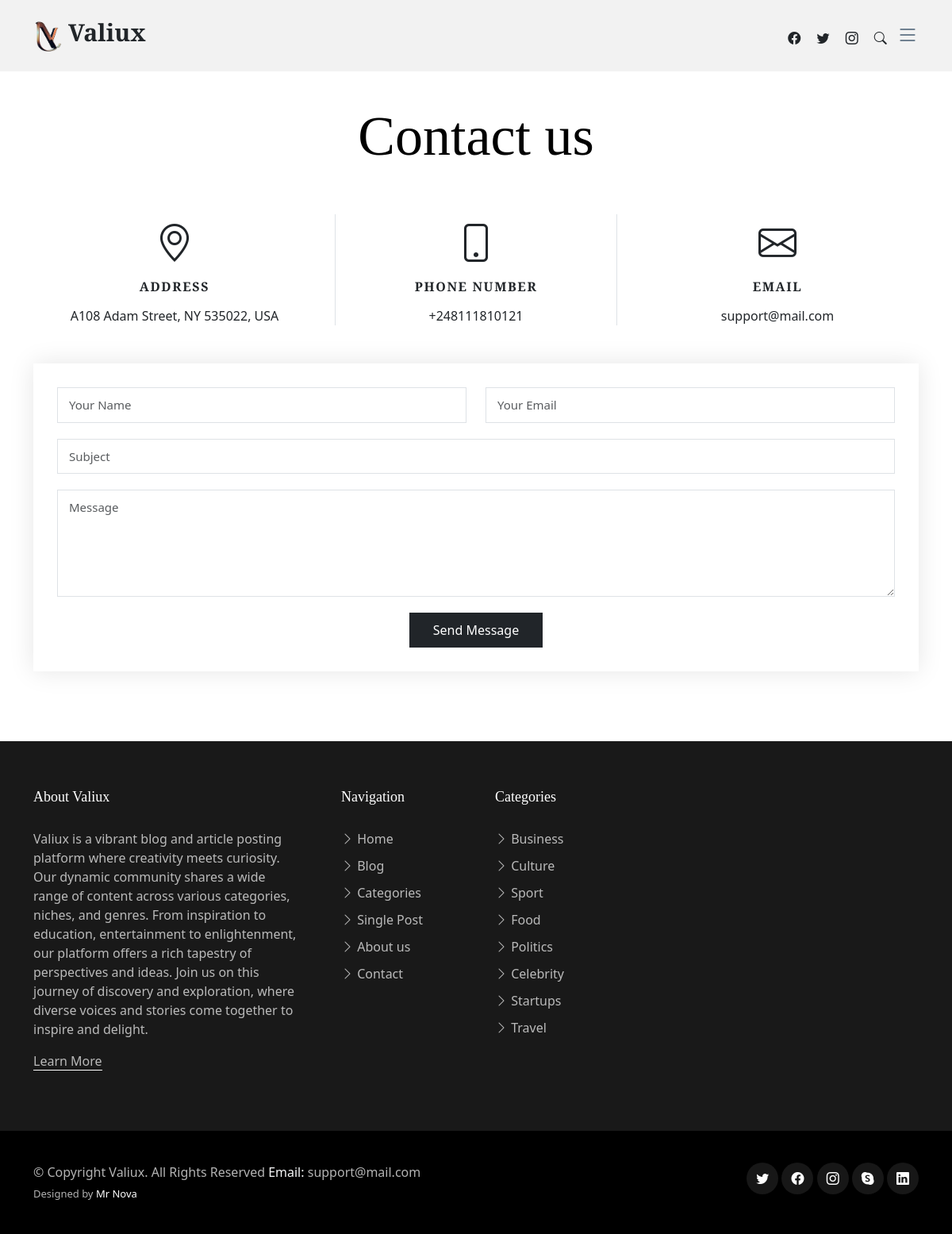
Page /contact/ on the committed database.
### core/models.py (models this page shows, shortened)
class SiteSettings(models.Model):
    site_name = models.CharField(max_length=100)
    site_description = models.TextField()
    favicon = models.ImageField(upload_to='Site_images/', null=True, blank=True)
    logo = models.ImageField(upload_to='Site_images/', null=True, blank=True)
    address = models.CharField(max_length=255, null=True)
    contact_email = models.EmailField()
    phone_number = models.CharField(max_length=20)
    meta_keywords = models.CharField(max_length=255, help_text="Comma-separated SEO keywords for the site")
    meta_description = models.CharField(max_length=255, help_text="Meta description for the site")
    meta_author = models.CharField(max_length=100, help_text="Author of the site content")
    og_title = models.CharField(max_length=255, help_text="Open Graph title for the site")
    og_description = models.CharField(max_length=255, help_text="Open Graph description for the site")
    og_image = models.ImageField(upload_to='meta_images/', blank=True, null=True, help_text="Open Graph image for the site")
    og_url = models.URLField(help_text="Open Graph URL for the site")

### core/views.py (the view)
# urls.py: path('contact/', contact_view, name='contact'),
def contact_view(request):
    context = {
    }
    return render(request, 'core/contact.html', context)

### core/context_processors.py (called while the page is built)
def site_settings(request):
    settings = SiteSettings.objects.first()
    return {
        'static_pages': StaticPage.objects.all(),
        'settings': settings,
    }

### core/templates/core/contact.html (shortened to what this page needs)
{% extends 'core/base.html' %}
{% load static %}
{% block content %}
<main id="main">
    <section id="contact" class="contact mb-5">
      <div class="container" data-aos="fade-up">
        <div class="row">
          <div class="col-lg-12 text-center mb-5">
            <h1 class="page-title">Contact us</h1>
          </div>
        </div>
        <div class="row gy-4">
          <div class="col-md-4">
            <div class="info-item">
              <i class="bi bi-geo-alt"></i>
              <h3>Address</h3>
              <address>A108 Adam Street, NY 535022, USA</address>
            </div>
          </div>
          <div class="col-md-4">
            <div class="info-item info-item-borders">
              <i class="bi bi-phone"></i>
              <h3>Phone Number</h3>
              <p><a href="tel:+{{ settings.phone_number }}">{{ settings.phone_number }}</a></p>
            </div>
          </div>
          <div class="col-md-4">
            <div class="info-item">
              <i class="bi bi-envelope"></i>
              <h3>Email</h3>
              <p><a href="mailto:{{ settings.contact_email }}">{{ settings.contact_email }}</a></p>
            </div>
          </div>
        </div>
        <div class="form mt-5">
          <form action="forms/contact.php" method="post" role="form" class="php-email-form">
            <div class="row">
              <div class="form-group col-md-6">
                <input type="text" name="name" class="form-control" id="name" placeholder="Your Name" required>
              </div>
              <div class="form-group col-md-6">
                <input type="email" class="form-control" name="email" id="email" placeholder="Your Email" required>
              </div>
            </div>
            <div class="form-group">
              <input type="text" class="form-control" name="subject" id="subject" placeholder="Subject" required>
            </div>
            <div class="form-group">
              <textarea class="form-control" name="message" rows="5" placeholder="Message" required></textarea>
            </div>
            <div class="text-center"><button type="submit">Send Message</button></div>
          </form>
        </div>
      </div>
    </section>
  </main>
{% endblock %}

### core/templates/core/base.html (shortened to what this page needs)
<!DOCTYPE html>
<html lang="en">
    {% load static %}
<head>
    <link href="{% static 'assets/vendor/bootstrap/css/bootstrap.min.css' %}" rel="stylesheet">
    <link href="{% static 'assets/vendor/bootstrap-icons/bootstrap-icons.css' %}" rel="stylesheet">
    <link href="{% static 'assets/vendor/swiper/swiper-bundle.min.css' %}" rel="stylesheet">
    <link href="{% static 'assets/vendor/glightbox/css/glightbox.min.css' %}" rel="stylesheet">
    <link href="{% static 'assets/vendor/aos/aos.css' %}" rel="stylesheet">
    <link href="{% static 'assets/css/variables.css' %}" rel="stylesheet">
    <link href="{% static 'assets/css/main.css' %}" rel="stylesheet">
</head>
<body>
  <header id="header" class="header d-flex align-items-center fixed-top">
    <div class="container-fluid container-xl d-flex align-items-center justify-content-between">
      <a href="{% url "index" %}" class="logo d-flex align-items-center">
        {% if settings.logo %}
            <img src="{{ settings.logo.url }}" alt="">
        {% else %}
            <img src="{% static 'assets/img/valiux.png' %}" alt="">
        {% endif %}
        <h1>{{ settings.site_name }}</h1>
      </a>
      <div class="position-relative">
        <a href="#" class="mx-2"><span class="bi-facebook"></span></a>
        <a href="#" class="mx-2"><span class="bi-twitter"></span></a>
        <a href="#" class="mx-2"><span class="bi-instagram"></span></a>
        <a href="#" class="mx-2 js-search-open"><span class="bi-search"></span></a>
        <i class="bi bi-list mobile-nav-toggle"></i>
      </div>
    </div>
  </header>
  {% block content %}
  {% endblock %}
  <footer id="footer" class="footer">
    <div class="footer-content">
      <div class="container">
        <div class="row g-5">
          <div class="col-lg-4">
            <h3 class="footer-heading">About {{ settings.site_name }}</h3>
            <p>{{ settings.site_description }}</p>
            <p><a href="{% url "about" %}" class="footer-link-more">Learn More</a></p>
          </div>
          <div class="col-6 col-lg-2">
            <h3 class="footer-heading">Navigation</h3>
            <ul class="footer-links list-unstyled">
              <li><a href="{% url "index" %}"><i class="bi bi-chevron-right"></i> Home</a></li>
              <li><a href="{% url "index" %}"><i class="bi bi-chevron-right"></i> Blog</a></li>
              <li><a href="{% url "content_list" %}"><i class="bi bi-chevron-right"></i> Categories</a></li>
              <li><a href="#"><i class="bi bi-chevron-right"></i> Single Post</a></li>
              <li><a href="{% url "about" %}"><i class="bi bi-chevron-right"></i> About us</a></li>
              <li><a href="{% url "contact" %}"><i class="bi bi-chevron-right"></i> Contact</a></li>
            </ul>
          </div>
          <div class="col-6 col-lg-2">
            <h3 class="footer-heading">Categories</h3>
            <ul class="footer-links list-unstyled">
              <li><a href="{% url "content_list" %}"><i class="bi bi-chevron-right"></i> Business</a></li>
              <li><a href="{% url "content_list" %}"><i class="bi bi-chevron-right"></i> Culture</a></li>
              <li><a href="{% url "content_list" %}"><i class="bi bi-chevron-right"></i> Sport</a></li>
              <li><a href="{% url "content_list" %}"><i class="bi bi-chevron-right"></i> Food</a></li>
              <li><a href="{% url "content_list" %}"><i class="bi bi-chevron-right"></i> Politics</a></li>
              <li><a href="{% url "content_list" %}"><i class="bi bi-chevron-right"></i> Celebrity</a></li>
              <li><a href="{% url "content_list" %}"><i class="bi bi-chevron-right"></i> Startups</a></li>
              <li><a href="{% url "content_list" %}"><i class="bi bi-chevron-right"></i> Travel</a></li>
            </ul>
          </div>
        </div>
      </div>
    </div>
    <div class="footer-legal">
      <div class="container">
        <div class="row justify-content-between">
          <div class="col-md-6 text-center text-md-start mb-3 mb-md-0">
            <div class="copyright">
              © Copyright <strong><span>{{ settings.site_name }}</span></strong>. All Rights Reserved <strong class="text-light">Email:</strong> {{ settings.contact_email }}
            </div>
            <div class="credits">
              Designed by <a href="#">Mr Nova</a>
            </div>
          </div>
          <div class="col-md-6">
            <div class="social-links mb-3 mb-lg-0 text-center text-md-end">
              <a href="#" class="twitter"><i class="bi bi-twitter"></i></a>
              <a href="#" class="facebook"><i class="bi bi-facebook"></i></a>
              <a href="#" class="instagram"><i class="bi bi-instagram"></i></a>
              <a href="#" class="google-plus"><i class="bi bi-skype"></i></a>
              <a href="#" class="linkedin"><i class="bi bi-linkedin"></i></a>
            </div>
          </div>
        </div>
      </div>
    </div>
  </footer>
</body>
</html>

### static/assets/css/variables.css (style rules this page uses)
:root { --font-default: 'EB Garamond', system-ui, -apple-system, "Segoe UI", Roboto, "Helvetica Neue", Arial, "Noto Sans", "Liberation Sans", sans-serif, "Apple Color Emoji", "Segoe UI Emoji", "Segoe UI Symbol", "Noto Color Emoji"; --font-primary: 'EB Garamond', serif; --font-secondary: 'Inter', sans-serif; --color-default: #212529; --color-default-rgb: 33, 37, 41; --color-links: #212529; --color-links-hover: #15171a; --color-primary: #212529; --color-primary-light: #26282c; --color-primary-dark: #0b0c0e; --color-primary-rgb: 33, 37, 41; --color-primary-light-rgb: 38, 40, 44; --color-primary-dark-rgb: 11, 12, 14; --color-secondary: #596d80; --color-secondary-light: #8498aa; --color-secondary-dark: #404f5c; --color-secondary-rgb: 89, 109, 128; --color-secondary-light-rgb: 132, 152, 170; --color-secondary-dark-rgb: 64, 79, 92; --color-blue: #0d6efd; --color-blue-rgb: 13, 110, 253; --color-indigo: #6610f2; --color-indigo-rgb: 102, 16, 242; --color-purple: #6f42c1; --color-purple-rgb: 111, 66, 193; --color-pink: #f3268c; --color-pink-rgb: 243, 38, 140; --color-red: #df1529; --color-red-rgb: 223, 21, 4; --color-orange: #fd7e14; --color-orange-rgb: 253, 126, 20; --color-yellow: #ffc107; --color-yellow-rgb: 255, 193, 7; --color-green: #059652; --color-green-rgb: 5, 150, 82; --color-teal: #20c997; --color-teal-rgb: 32, 201, 151; --color-cyan: #0dcaf0; --color-cyan-rgb: 13, 202, 240; --color-white: #ffffff; --color-white-rgb: 255, 255, 255; --color-gray: #6c757d; --color-gray-rgb: 108, 117, 125; --color-black: #000000; --color-black-rgb: 0, 0, 0; }
:root { --bs-blue: var(--color-blue); --bs-indigo: var(--color-indigo); --bs-purple: var(--color-purple); --bs-pink: var(--color-pink); --bs-red: var(--color-red); --bs-orange: var(--color-orange); --bs-yellow: var(--color-yellow); --bs-green: var(--color-green); --bs-teal: var(--color-teal); --bs-cyan: var(--color-cyan); --bs-white: var(--color-white); --bs-gray: var(--color-gray); --bs-gray-dark: #343a40; --bs-gray-100: #f8f9fa; --bs-gray-200: #e9ecef; --bs-gray-300: #dee2e6; --bs-gray-400: #ced4da; --bs-gray-500: #adb5bd; --bs-gray-600: #6c757d; --bs-gray-700: #495057; --bs-gray-800: #343a40; --bs-gray-900: #212529; --bs-primary: var(--color-blue); --bs-secondary: var(--color-blue); --bs-success: #198754; --bs-info: #0dcaf0; --bs-warning: #ffc107; --bs-danger: #dc3545; --bs-light: #f8f9fa; --bs-dark: #212529; --bs-primary-rgb: var(--color-primary-rgb); --bs-secondary-rgb: var(--color-secondary-rgb); --bs-success-rgb: 25, 135, 84; --bs-info-rgb: 13, 202, 240; --bs-warning-rgb: 255, 193, 7; --bs-danger-rgb: 220, 53, 69; --bs-light-rgb: 248, 249, 250; --bs-dark-rgb: 33, 37, 41; --bs-white-rgb: var(--color-white-rgb); --bs-black-rgb: var(--color-black-rgb); --bs-body-color-rgb: var(--color-default-rgb); --bs-body-bg-rgb: 255, 255, 255; --bs-font-sans-serif: var(--font-default); --bs-font-monospace: SFMono-Regular, Menlo, Monaco, Consolas, "Liberation Mono", "Courier New", monospace; --bs-gradient: linear-gradient(180deg, rgba(255, 255, 255, 0.15), rgba(255, 255, 255, 0)); --bs-body-font-family: var(--font-default); --bs-body-font-size: 1rem; --bs-body-font-weight: 400; --bs-body-line-height: 1.5; --bs-body-color: var(--color-default); --bs-body-bg: #fff; }

### rows in the picture
SiteSettings: logo (picture), site_name "Valiux", phone_number "+248111810121", contact_email "support@mail.com", site_description "Valiux is a vibrant blog and article posting platform where creativity meets curiosity. Our dynamic community shares a wide range of content across various categories, niches, and genres. From inspiration to education, entertainment to enlightenment, our platform offers a rich tapestry of perspectives and ideas. Join us on this journey of discovery and exploration, where diverse voices and stories come together to inspire and delight."
